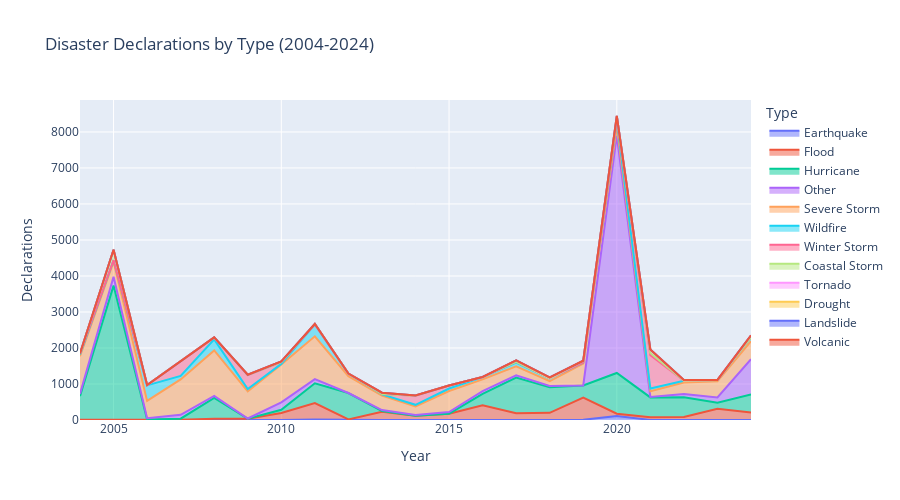

The code cell stored with this chart in its notebook:
### Markdown cell above
## 3. Disaster Type Breakdown Over Time

### Code cell
type_annual = (
    clean_df.groupby(["declaration_year", "disaster_category"])
    .size()
    .reset_index(name="count")
)

fig = px.area(
    type_annual,
    x="declaration_year",
    y="count",
    color="disaster_category",
    title="Disaster Declarations by Type (2004-2024)",
    labels={
        "declaration_year": "Year",
        "count": "Declarations",
        "disaster_category": "Type",
    },
)
fig.update_layout(hovermode="x unified", width=900, height=500)
fig.show()

### Figure 1 — Plotly figure (JSON) as saved in the notebook; plotly's stock layout.template omitted (floating-point values rounded to 4 significant figures)
{"data": [{"fillpattern": {"shape": ""}, "hovertemplate": "Type=Earthquake<br>Year=%{x}<br>Declarations=%{y}<extra></extra>", "legendgroup": "Earthquake", "line": {"color": "#636efa"}, "marker": {"symbol": "circle"}, "mode": "lines", "name": "Earthquake", "orientation": "v", "showlegend": true, "stackgroup": "1", "type": "scatter", "x": [2004, 2006, 2009, 2010, 2011, 2014, 2018, 2019, 2020, 2023], "xaxis": "x", "y": [2, 4, 5, 1, 11, 2, 3, 5, 114, 1], "yaxis": "y"}, {"fillpattern": {"shape": ""}, "hovertemplate": "Type=Flood<br>Year=%{x}<br>Declarations=%{y}<extra></extra>", "legendgroup": "Flood", "line": {"color": "#EF553B"}, "marker": {"symbol": "circle"}, "mode": "lines", "name": "Flood", "orientation": "v", "showlegend": true, "stackgroup": "1", "type": "scatter", "x": [2004, 2005, 2006, 2007, 2008, 2009, 2010, 2011, 2012, 2013, 2014, 2015, 2016, 2017, 2018, 2019, 2020, 2021, 2022, 2023, 2024], "xaxis": "x", "y": [5, 11, 11, 4, 33, 29, 193, 461, 17, 228, 117, 171, 407, 188, 195, 615, 61, 77, 81, 312, 211], "yaxis": "y"}, {"fillpattern": {"shape": ""}, "hovertemplate": "Type=Hurricane<br>Year=%{x}<br>Declarations=%{y}<extra></extra>", "legendgroup": "Hurricane", "line": {"color": "#00cc96"}, "marker": {"symbol": "circle"}, "mode": "lines", "name": "Hurricane", "orientation": "v", "showlegend": true, "stackgroup": "1", "type": "scatter", "x": [2004, 2005, 2007, 2008, 2009, 2010, 2011, 2012, 2013, 2015, 2016, 2017, 2018, 2019, 2020, 2021, 2022, 2023, 2024], "xaxis": "x", "y": [657, 3722, 32, 578, 2, 89, 549, 732, 20, 4, 321, 992, 710, 341, 1132, 550, 548, 164, 500], "yaxis": "y"}, {"fillpattern": {"shape": ""}, "hovertemplate": "Type=Other<br>Year=%{x}<br>Declarations=%{y}<extra></extra>", "legendgroup": "Other", "line": {"color": "#ab63fa"}, "marker": {"symbol": "circle"}, "mode": "lines", "name": "Other", "orientation": "v", "showlegend": true, "stackgroup": "1", "type": "scatter", "x": [2004, 2005, 2006, 2007, 2008, 2009, 2010, 2011, 2013, 2014, 2015, 2016, 2017, 2018, 2020, 2021, 2022, 2023, 2024], "xaxis": "x", "y": [60, 247, 36, 109, 59, 5, 209, 114, 29, 18, 45, 75, 58, 39, 6594, 15, 93, 150, 979], "yaxis": "y"}, {"fillpattern": {"shape": ""}, "hovertemplate": "Type=Severe Storm<br>Year=%{x}<br>Declarations=%{y}<extra></extra>", "legendgroup": "Severe Storm", "line": {"color": "#FFA15A"}, "marker": {"symbol": "circle"}, "mode": "lines", "name": "Severe Storm", "orientation": "v", "showlegend": true, "stackgroup": "1", "type": "scatter", "x": [2004, 2005, 2006, 2007, 2008, 2009, 2010, 2011, 2012, 2013, 2014, 2015, 2016, 2017, 2018, 2019, 2020, 2021, 2022, 2023, 2024], "xaxis": "x", "y": [1049, 413, 480, 983, 1261, 752, 1048, 1190, 470, 398, 243, 585, 326, 254, 129, 605, 257, 158, 317, 449, 500], "yaxis": "y"}, {"fillpattern": {"shape": ""}, "hovertemplate": "Type=Wildfire<br>Year=%{x}<br>Declarations=%{y}<extra></extra>", "legendgroup": "Wildfire", "line": {"color": "#19d3f3"}, "marker": {"symbol": "circle"}, "mode": "lines", "name": "Wildfire", "orientation": "v", "showlegend": true, "stackgroup": "1", "type": "scatter", "x": [2004, 2005, 2006, 2007, 2008, 2009, 2010, 2011, 2012, 2013, 2014, 2015, 2016, 2017, 2018, 2019, 2020, 2021, 2022, 2023, 2024], "xaxis": "x", "y": [47, 46, 431, 97, 307, 66, 18, 332, 69, 38, 42, 70, 63, 102, 79, 26, 173, 75, 51, 34, 103], "yaxis": "y"}, {"fillpattern": {"shape": ""}, "hovertemplate": "Type=Winter Storm<br>Year=%{x}<br>Declarations=%{y}<extra></extra>", "legendgroup": "Winter Storm", "line": {"color": "#FF6692"}, "marker": {"symbol": "circle"}, "mode": "lines", "name": "Winter Storm", "orientation": "v", "showlegend": true, "stackgroup": "1", "type": "scatter", "x": [2004, 2006, 2007, 2008, 2009, 2010, 2013, 2014, 2015, 2017, 2020, 2021], "xaxis": "x", "y": [26, 7, 410, 56, 392, 50, 9, 251, 82, 20, 29, 923], "yaxis": "y"}, {"fillpattern": {"shape": ""}, "hovertemplate": "Type=Coastal Storm<br>Year=%{x}<br>Declarations=%{y}<extra></extra>", "legendgroup": "Coastal Storm", "line": {"color": "#B6E880"}, "marker": {"symbol": "circle"}, "mode": "lines", "name": "Coastal Storm", "orientation": "v", "showlegend": true, "stackgroup": "1", "type": "scatter", "x": [2005, 2011, 2015, 2018, 2019, 2020, 2021, 2022], "xaxis": "x", "y": [287, 8, 1, 3, 41, 64, 64, 3], "yaxis": "y"}, {"fillpattern": {"shape": ""}, "hovertemplate": "Type=Tornado<br>Year=%{x}<br>Declarations=%{y}<extra></extra>", "legendgroup": "Tornado", "line": {"color": "#FF97FF"}, "marker": {"symbol": "circle"}, "mode": "lines", "name": "Tornado", "orientation": "v", "showlegend": true, "stackgroup": "1", "type": "scatter", "x": [2005, 2009, 2010, 2011, 2013, 2014, 2015, 2016, 2017, 2018, 2019, 2020, 2021, 2022, 2023, 2024], "xaxis": "x", "y": [3, 5, 16, 2, 36, 6, 1, 1, 45, 2, 13, 19, 91, 14, 3, 51], "yaxis": "y"}, {"fillpattern": {"shape": ""}, "hovertemplate": "Type=Drought<br>Year=%{x}<br>Declarations=%{y}<extra></extra>", "legendgroup": "Drought", "line": {"color": "#FECB52"}, "marker": {"symbol": "circle"}, "mode": "lines", "name": "Drought", "orientation": "v", "showlegend": true, "stackgroup": "1", "type": "scatter", "x": [2007], "xaxis": "x", "y": [1], "yaxis": "y"}, {"fillpattern": {"shape": ""}, "hovertemplate": "Type=Landslide<br>Year=%{x}<br>Declarations=%{y}<extra></extra>", "legendgroup": "Landslide", "line": {"color": "#636efa"}, "marker": {"symbol": "circle"}, "mode": "lines", "name": "Landslide", "orientation": "v", "showlegend": true, "stackgroup": "1", "type": "scatter", "x": [2013, 2014, 2016, 2018, 2021, 2022, 2023, 2024], "xaxis": "x", "y": [1, 3, 1, 21, 5, 1, 1, 5], "yaxis": "y"}, {"fillpattern": {"shape": ""}, "hovertemplate": "Type=Volcanic<br>Year=%{x}<br>Declarations=%{y}<extra></extra>", "legendgroup": "Volcanic", "line": {"color": "#EF553B"}, "marker": {"symbol": "circle"}, "mode": "lines", "name": "Volcanic", "orientation": "v", "showlegend": true, "stackgroup": "1", "type": "scatter", "x": [2014, 2018], "xaxis": "x", "y": [1, 1], "yaxis": "y"}], "layout": {"height": 500, "hovermode": "x unified", "legend": {"title": {"text": "Type"}, "tracegroupgap": 0}, "title": {"text": "Disaster Declarations by Type (2004-2024)"}, "width": 900, "xaxis": {"anchor": "y", "domain": [0, 1], "title": {"text": "Year"}}, "yaxis": {"anchor": "x", "domain": [0, 1], "title": {"text": "Declarations"}}}}
